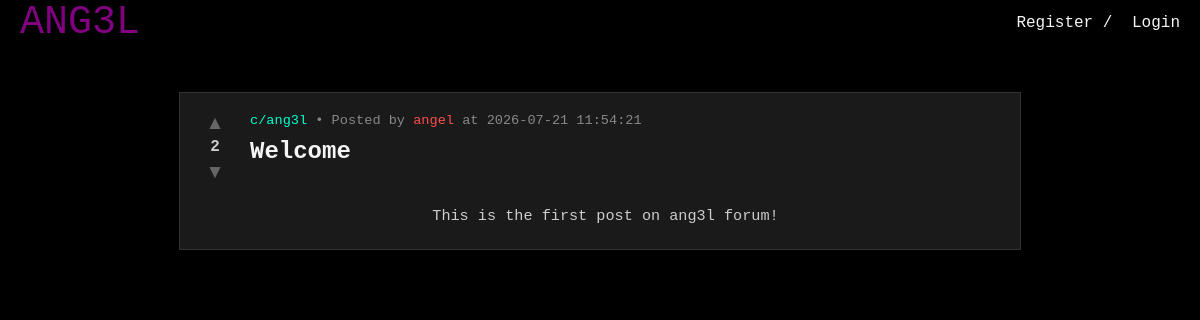
The page /post.php?id=1 on the database its author committed.
### tables this page shows
CREATE TABLE posts (
    id INTEGER PRIMARY KEY AUTOINCREMENT,
    subchannel_id INTEGER NOT NULL,
    user_id INTEGER NOT NULL,
    title TEXT NOT NULL,
    body TEXT NOT NULL,
    votes_count INTEGER DEFAULT 0,
    created_at DATETIME DEFAULT CURRENT_TIMESTAMP,
    FOREIGN KEY (subchannel_id) REFERENCES subchannels(id) ON DELETE CASCADE,
    FOREIGN KEY (user_id) REFERENCES users(id) ON DELETE CASCADE
);

CREATE TABLE subchannels (
    id INTEGER PRIMARY KEY AUTOINCREMENT,
    name TEXT UNIQUE NOT NULL,
    description TEXT,
    created_by INTEGER,
    created_at DATETIME DEFAULT CURRENT_TIMESTAMP,
    FOREIGN KEY (created_by) REFERENCES users(id) ON DELETE SET NULL
);

CREATE TABLE users (
    id INTEGER PRIMARY KEY AUTOINCREMENT,
    username TEXT UNIQUE NOT NULL,
    password_hash TEXT NOT NULL,
    is_admin INTEGER DEFAULT 0,
    created_at DATETIME DEFAULT CURRENT_TIMESTAMP
, role TEXT DEFAULT 'member', karma INTEGER DEFAULT 0);

### db.php (called while the page is built, shortened)
<?php
if (!function_exists('getRoleColor')) {
    function getRoleColor($role) {
        switch ($role) {
            case 'admin': return '#FF4D4D';
        }
    }
}

### public/post.php (the view, shortened to what this page needs)
<?php
require_once __DIR__ . '/../db.php';
$post_id = $_GET['id'] ?? '';
$current_logged_in_user = $_SESSION['user_id'] ?? '';
$stmt = $db->prepare("
    SELECT p.*, u.username, u.role, c.name as channel_name,
    (SELECT vote_type FROM votes WHERE user_id = ? AND post_id = p.id) as user_vote
    FROM posts p
    JOIN users u ON p.user_id = u.id
    JOIN subchannels c ON p.subchannel_id = c.id
    WHERE p.id = ?
");
$stmt->execute([$current_logged_in_user, $post_id]);
$post = $stmt->fetch(PDO::FETCH_ASSOC);
?>
<!DOCTYPE html>
<html>
<head>
    <link rel="stylesheet" type="text/css" href="/css/header.css">
</head>
<body>
    <?php include __DIR__ . '/../includes/header.php'; ?>
    <div class="container">
        <div class="post-container" data-post-id="<?php echo $post['id']; ?>">
            <div class="vote-section">
                <button class="vote-btn upvote <?php echo ($post['user_vote'] == 1) ? 'active' : ''; ?>" onclick="castVote('<?php echo $post['id']; ?>', 1)">▲</button>
                <span class="vote-count" id="vote-count-<?php echo $post['id']; ?>"><?php echo $post['votes_count']; ?></span>
                <button class="vote-btn downvote <?php echo ($post['user_vote'] == -1) ? 'active' : ''; ?>" onclick="castVote('<?php echo $post['id']; ?>', -1)">▼</button>
            </div>
            <div class="post-main">
                <div class="meta">
                    <a class="channel-link" href="/c/<?php echo htmlspecialchars($post['channel_name'], ENT_QUOTES, 'UTF-8'); ?>">c/<?php echo htmlspecialchars($post['channel_name'], ENT_QUOTES, 'UTF-8'); ?></a>
                    • Posted by
                    <a href="/u/<?php echo htmlspecialchars($post['username'], ENT_QUOTES, 'UTF-8'); ?>" style="color: <?php echo getRoleColor($post['role']); ?>; text-decoration: none;">
                        <?php echo htmlspecialchars($post['username'], ENT_QUOTES, 'UTF-8'); ?>
                    </a>
                    at <?php echo $post['created_at']; ?>
                </div>
                <h1 class="post-title"><?php echo htmlspecialchars($post['title'], ENT_QUOTES, 'UTF-8'); ?></h1>
                <div class="post-body">
                    <?php echo htmlspecialchars($post['body'], ENT_QUOTES, 'UTF-8'); ?>
                </div>
            </div>
        </div>
    </div>
</body>
</html>

### public/css/header.css (style rules this page uses)
body { background-color: rgb(0, 0, 0); margin: 0; }
a { color: whitesmoke; text-decoration: none; }

### public/post.php (style rules this page uses)
body { background: #000000; color: whitesmoke; font-family: "JetBrainsMono NF", monospace; margin: 0; padding-top: 60px; }
.container { max-width: 800px; margin: 2rem auto; padding: 20px; background: #1a1a1a; border: 1px solid #333; }
.post-container { display: flex; gap: 20px; align-items: flex-start; }
.vote-section { display: flex; flex-direction: column; align-items: center; min-width: 30px; }
.vote-btn { background: none; border: none; color: #666; cursor: pointer; font-size: 1.2rem; padding: 0; line-height: 1; }
.vote-count { font-size: 1rem; font-weight: bold; color: #ccc; margin: 6px 0; }
.post-main { flex: 1; }
.meta { font-size: 0.85rem; color: #888; margin-bottom: 10px; }
.channel-link { color: #00ffcc; text-decoration: none; }
.post-title { font-size: 1.5rem; margin-top: 0; margin-bottom: 15px; color: whitesmoke; }
.post-body { color: #ccc; line-height: 1.6; font-size: 0.95rem; white-space: pre-wrap; word-break: break-word; }

### rows shown on the page
posts: votes_count "2", subchannel.name "ang3l", user.username "angel", created_at "2026-07-21 11:54:21", title "Welcome", body "This is the first post on ang3l forum!"
